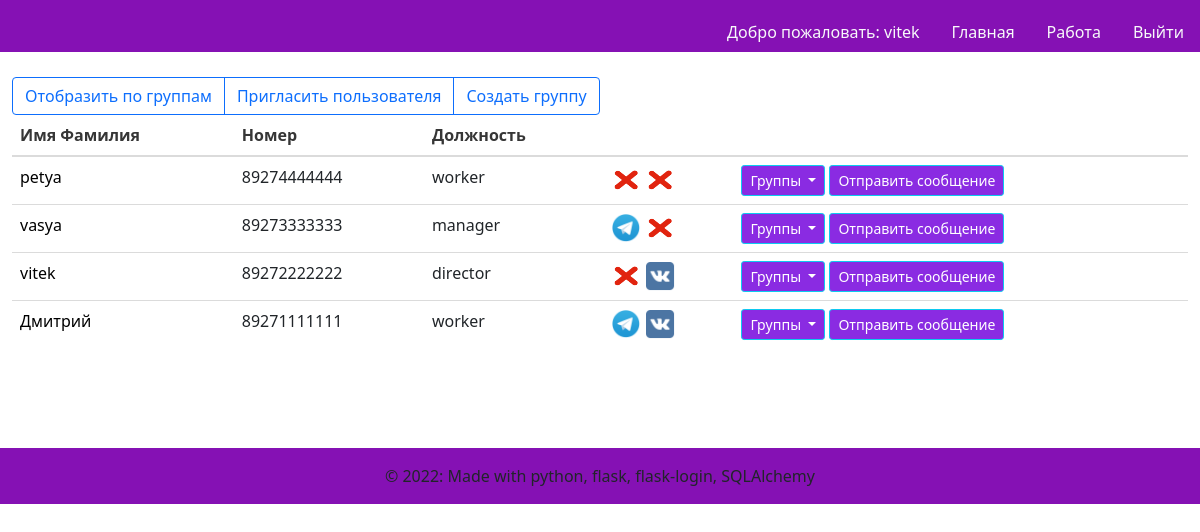
/workallusers (signed in), run on the app's committed database.
### models.py (models this page shows)
class User(UserMixin, db.Model):
    id = db.Column(db.Integer,
                   nullable=False,
                   unique=True,
                   primary_key=True,
                   autoincrement=True)  # primary keys are required by SQLAlchemy
    password = db.Column(db.String(100))  # пароль есть только у администраторов и модераторов
    name = db.Column(db.String(100))  # имя фамилия
    phone_number = db.Column(db.String(11), unique=True)  # номер телефона
    vk_authorized = db.Column(db.Boolean, default=False)  # авторизован вк или нет
    tlg_authorized = db.Column(db.Boolean, default=False)  # авторизован в телеграм или нет
    status = db.Column(db.String(30))  # статус пользователя(ожидает подтверждения\в архиве\подтвержден)
    app_role = db.Column(db.String(20))  # роль в приложении(админ, модератор, пользователь)
    organisation_role = db.Column(db.String(100))  # должность в организации

### main.py (the view)
@main.route('/workallusers')
@login_required
def workallusers():
    users = User.query.filter(User.status.in_([CONFIRMED, WAITING_ARCHIEVED])).order_by(User.name).all()
    relations = db.session.query(users_groups_relations).all()
    groups = Group.query.all()
    return render_template('workallusers.html', users=users, groups=groups, relations=relations)

### templates/workallusers.html (shortened to what this page needs)
{% extends "base.html" %}
{% block content %}
<div class="btn-group" role="group" aria-label="Basic outlined example" style="margin-top: 5px">
<a class="btn btn-outline-primary" href="./workallgroups" role="button">Отобразить по группам</a>
<a class="btn btn-outline-primary" href="{{url_for('users.createuser')}}" role="button">Пригласить пользователя</a>
<a class="btn btn-outline-primary" href="{{url_for('groups.creategroup')}}" role="button">Создать группу</a>
</div>
<table class="table table-hover">
  <thead>
    <tr>
      <th scope="col">Имя Фамилия</th>
      <th scope="col">Номер</th>
      <th scope="col">Должность</th>
        <th scope="col"></th>
      <th scope="col"></th>
    </tr>
  </thead>
    <tbody>
        {%for user in users%}
        <tr>
          <td scope="row">
              <a class="text-decoration-none" style="color: black"
                 href="{{ url_for('users.edituser', id=user['id']) }}">
              {{ user['name'] }}</a></td>
          <td>{{ user['phone_number'] }}</td>
          <td>{{ user['organisation_role'] }}</td>
          <td>
              {% if user['tlg_authorized'] %}
                  <img src="../static/images/tg.png" alt="TG" class="img-rounded" style="height:30px; width:30px"/>
              {% else %}
                  <img src="../static/images/none.png" alt="" class="img-rounded" style="height:30px; width:30px"/>
              {% endif %}
              {% if user['vk_authorized'] %}
                  <img src="../static/images/vk.png" alt="VK" class="img-rounded" style="height:30px; width:30px"/>
              {% else %}
                  <img src="../static/images/none.png" alt="" class="img-rounded" style="height:30px; width:30px"/>
              {% endif %}
          </td>
          <td>  <div class="dropdown">
                  <a class="btn btn-info btn-sm dropdown-toggle"
                     href="#" role="button" id="dropdownMenuLink"
                     data-bs-toggle="dropdown"
                     aria-expanded="false"
                        style="background-color:blueviolet; color:white">
                    Группы
                  </a>
                </div>
                <a class="btn btn-info btn-sm" style="background-color:blueviolet; color:white" href="{{ url_for('messages.usermessage', id=user['id']) }}">
                    Отправить сообщение
                </a>
          </td>
        </tr>
          {%endfor%}
    </tbody>
</table>
{% endblock %}

### templates/base.html (shortened to what this page needs)
<!DOCTYPE html>
<html>
<head>
    <link rel="stylesheet" href="https://cdnjs.cloudflare.com/ajax/libs/bulma/0.7.2/css/bulma.min.css" />
    <link href="https://cdn.jsdelivr.net/npm/bootstrap@5.1.3/dist/css/bootstrap.min.css" rel="stylesheet">
    <link rel="stylesheet" href="../static/css/preloader.css"/>
</head>
<body class="loader-body" style="background-color: #ffffff; height: inherit">
            <nav class="d-none page-header navbar navbar-light sticky-top" style="background-color: #8511b4;">
                <div class="container-fluid ">
                    <ul class="nav nav-pills position-absolute bottom-0 end-0">
                        {% if current_user.is_authenticated %}
                        <li class="nav-item">
                            <a class="nav-link text-light" style="color: black"
                                        href="{{ url_for('users.edituser', id=current_user.id) }}">
                                Добро пожаловать: {{ current_user.name }}
                            </a>
                         </li>
                        {% endif %}
                        <li class="nav-item" >
                            <a href="{{ url_for('main.index') }}" class="nav-link text-light">
                                Главная
                            </a>
                        </li>
                        {% if current_user.is_authenticated %}
                        <li class="nav-item">
                            <a href="{{ url_for('main.workallusers') }}" class="nav-link text-light">
                                Работа
                            </a>
                        </li>
                        {% endif %}
                        {% if current_user.is_authenticated %}
                        <li class="nav-item">
                            <a href="{{ url_for('auth.logout') }}" class="nav-link text-light">
                                Выйти
                            </a>
                        </li>
                        {% endif %}
                    </ul>
                </div>
            </nav>
            <div class="d-none page-main container-fluid" style="height: 82%">
                   {% block content %}
                   {% endblock %}
            </div>
            <footer class="d-none page-footer font-small blue" style="background-color: #8511b4; margin-top: 100px">
              <div class="footer-copyright text-center py-3">© 2022: Made with python, flask, flask-login, SQLAlchemy
              </div>
            </footer>
    </body>
</html>

### data on the page
User: name "vitek", phone_number "89272222222", organisation_role "director", tlg_authorized False (drawn), vk_authorized True (drawn)
User: name "petya", phone_number "89274444444", organisation_role "worker", tlg_authorized False (drawn), vk_authorized False (drawn)
User: name "vasya", phone_number "89273333333", organisation_role "manager", tlg_authorized True (drawn), vk_authorized False (drawn)
User: name "Дмитрий", phone_number "89271111111", organisation_role "worker", tlg_authorized True (drawn), vk_authorized True (drawn)
